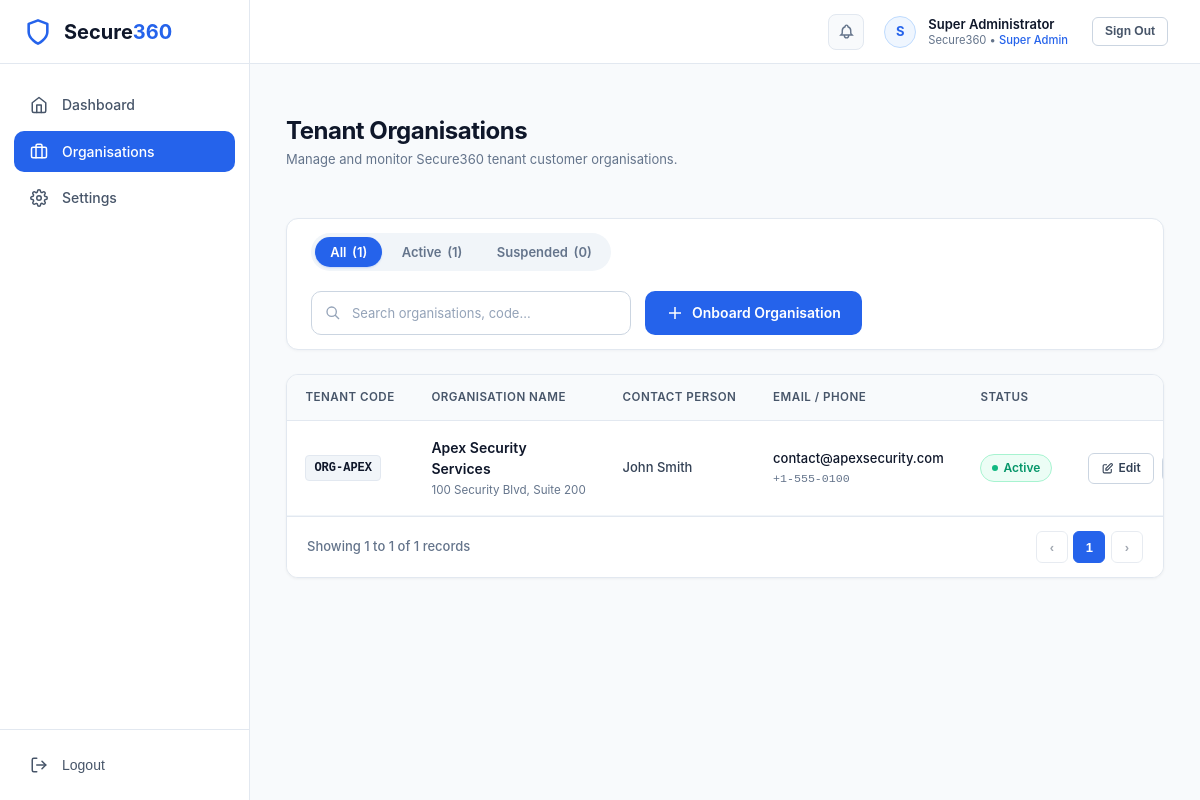
Page /superadmin/organisations (signed in) on the committed database.
### tables this page shows
CREATE TABLE `organizations` (
  `id` bigint unsigned NOT NULL AUTO_INCREMENT,
  `organization_code` varchar(40) NOT NULL,
  `name` varchar(150) NOT NULL,
  `contact_person` varchar(150) DEFAULT NULL,
  `email` varchar(190) DEFAULT NULL,
  `phone` varchar(30) DEFAULT NULL,
  `address` text,
  `status` tinyint NOT NULL DEFAULT '0' COMMENT '0=active, 1=inactive, 2=deleted',
  `created_at` datetime NOT NULL DEFAULT CURRENT_TIMESTAMP,
  `updated_at` datetime NOT NULL DEFAULT CURRENT_TIMESTAMP ON UPDATE CURRENT_TIMESTAMP,
  `created_by` bigint unsigned DEFAULT NULL,
  `updated_by` bigint unsigned DEFAULT NULL,
  `deleted_at` datetime DEFAULT NULL,
  PRIMARY KEY (`id`),
  UNIQUE KEY `uq_organizations_code` (`organization_code`),
  KEY `idx_organizations_status` (`status`),
  KEY `idx_organizations_deleted_at` (`deleted_at`)
);

### resources/views/superadmin/organisations/index.php (the view, shortened to what the rows shown need)
<?php
$organizations = $organizations ?? [];
$totalCount = count($organizations);
$activeCount = 0;
$suspendedCount = 0;
foreach ($organizations as $org) {
    if ((int)($org['status'] ?? 0) === 0) {
        $activeCount++;
    } else {
        $suspendedCount++;
    }
}
?>
<div class="page-container">
    <div class="page-header" style="margin-bottom: 1.5rem;">
        <div>
            <h1 class="page-header-title">Tenant Organisations</h1>
            <p style="font-size: 0.8125rem; color: #64748b; margin-top: 0.25rem;">Manage and monitor Secure360 tenant customer organisations.</p>
        </div>
    </div>
    <div class="toolbar-card">
        <div class="toolbar-left">
            <div class="filter-tabs" id="orgFilterTabs">
                <button type="button" class="filter-tab active" data-status="all" onclick="selectStatusFilter('all')">
                    All <span class="tab-count">(<span id="countAll"><?= $totalCount ?></span>)</span>
                </button>
                <button type="button" class="filter-tab" data-status="0" onclick="selectStatusFilter('0')">
                    Active <span class="tab-count">(<span id="countActive"><?= $activeCount ?></span>)</span>
                </button>
                <button type="button" class="filter-tab" data-status="1" onclick="selectStatusFilter('1')">
                    Suspended <span class="tab-count">(<span id="countSuspended"><?= $suspendedCount ?></span>)</span>
                </button>
            </div>
        </div>
        <div class="toolbar-actions" style="display: flex; align-items: center; gap: 0.875rem; flex-wrap: wrap;">
            <div class="toolbar-search" style="margin: 0; display: flex; align-items: center; gap: 0.5rem;">
                <div class="input-icon-wrapper" style="width: 320px;">
                    <input type="text" id="orgSearchInput" class="form-control" placeholder="Search organisations, code..." oninput="handleFilterChange()">
                </div>
            </div>
            <a href="<?= url('/superadmin/organisations/create') ?>" class="btn btn-primary" style="height: 44px; padding: 0 1.25rem; border-radius: 10px; white-space: nowrap; display: inline-flex; align-items: center; gap: 0.5rem; text-decoration: none; font-weight: 600;">
                <svg width="18" height="18" fill="none" stroke="currentColor" stroke-width="2" viewBox="0 0 24 24"><path d="M12 4v16m8-8H4"/></svg>
                <span>Onboard Organisation</span>
            </a>
        </div>
    </div>
    <div class="sa-table-card">
        <div class="sa-table-responsive">
            <table class="sa-orgs-table" id="orgsTable">
                <thead>
                    <tr>
                        <th>Tenant Code</th>
                        <th>Organisation Name</th>
                        <th>Contact Person</th>
                        <th>Email / Phone</th>
                        <th>Status</th>
                        <th style="text-align: right;">Actions</th>
                    </tr>
                </thead>
                <tbody id="orgsTableBody">
                    <?php if (empty($organizations)): ?>
                        <tr>
                            <td colspan="6">
                                <div class="sa-empty-box">
                                    <div class="sa-empty-icon">
                                        <svg width="24" height="24" fill="none" stroke="currentColor" stroke-width="1.5" viewBox="0 0 24 24"><rect x="2" y="7" width="20" height="14" rx="2" ry="2"/><path d="M16 21V5a2 2 0 0 0-2-2h-4a2 2 0 0 0-2 2v16"/></svg>
                                    </div>
                                    <div style="font-size: 0.9375rem; font-weight: 600; color: #0f172a;">No organisations registered yet</div>
                                    <div style="font-size: 0.8125rem; color: #64748b; margin-top: 0.25rem;">
                                        Click "Onboard Organisation" above to provision your first customer tenant agency.
                                    </div>
                                </div>
                            </td>
                        </tr>
                    <?php else: ?>
                        <?php foreach ($organizations as $org): ?>
                            <?php
                                $status = (int)($org['status'] ?? 0);
                                $statusText = $status === 0 ? '0' : '1';
                            ?>
                            <tr class="org-row"
                                data-status="<?= e($statusText) ?>"
                                data-search="<?= e(strtolower(($org['organization_code'] ?? '') . ' ' . ($org['name'] ?? '') . ' ' . ($org['contact_person'] ?? '') . ' ' . ($org['email'] ?? '') . ' ' . ($org['phone'] ?? '') . ' ' . ($org['address'] ?? ''))) ?>">
                                <td>
                                    <span class="sa-org-code"><?= e($org['organization_code'] ?? 'ORG') ?></span>
                                </td>
                                <td>
                                    <div style="font-weight: 600; color: #0f172a; font-size: 0.875rem;"><?= e($org['name'] ?? '—') ?></div>
                                    <?php if (!empty($org['address'])): ?>
                                        <div style="font-size: 0.725rem; color: #64748b; margin-top: 0.15rem; max-width: 280px; white-space: nowrap; overflow: hidden; text-overflow: ellipsis;">
                                            <?= e($org['address']) ?>
                                        </div>
                                    <?php endif; ?>
                                </td>
                                <td style="font-weight: 500; color: #334155;">
                                    <?= e($org['contact_person'] ?? '—') ?>
                                </td>
                                <td>
                                    <div style="color: #0f172a; font-weight: 500;"><?= e($org['email'] ?? '—') ?></div>
                                    <?php if (!empty($org['phone'])): ?>
                                        <div style="font-size: 0.725rem; color: #64748b; margin-top: 0.15rem; font-family: monospace;"><?= e($org['phone']) ?></div>
                                    <?php endif; ?>
                                </td>
                                <td>
                                    <?php if ($status === 0): ?>
                                        <span class="sa-status-badge active">
                                            <span style="width: 6px; height: 6px; border-radius: 50%; background: #10b981;"></span>
                                            Active
                                        </span>
                                    <?php endif; ?>
                                </td>
                                <td style="text-align: right; white-space: nowrap;">
                                    <div style="display: inline-flex; align-items: center; gap: 0.5rem;">
                                        <a href="<?= url('/superadmin/organisations/' . $org['id'] . '/edit') ?>" class="sa-btn-action" title="Edit Organisation Details">
                                            <svg width="13" height="13" fill="none" stroke="currentColor" stroke-width="2" viewBox="0 0 24 24"><path d="M11 5H6a2 2 0 00-2 2v11a2 2 0 002 2h11a2 2 0 002-2v-5m-1.414-9.414a2 2 0 112.828 2.828L11.828 15H9v-2.828l8.586-8.586z"/></svg>
                                            <span>Edit</span>
                                        </a>
                                    </div>
                                </td>
                            </tr>
                        <?php endforeach; ?>
                    <?php endif; ?>
                </tbody>
            </table>
        </div>
        <div class="table-footer-pagination" id="paginationFooter">
            <div class="pagination-info" id="paginationInfo">
            </div>
            <div class="pagination-controls" id="paginationControls">
            </div>
        </div>
    </div>
</div>

### app/Core/Router.php (shortened to what the rows shown need)
<?php
class Router
{
    private array $routes = [];
    private array $groupPrefixes = [];
    private array $groupMiddlewares = [];
    public function group(array $attributes, callable $callback): void
    {
        $previousPrefix = end($this->groupPrefixes) ?: '';
        $newPrefix = $previousPrefix . '/' . trim($attributes['prefix'] ?? '', '/');
        $this->groupPrefixes[] = $newPrefix;
        $previousMiddlewares = end($this->groupMiddlewares) ?: [];
        $newMiddlewares = array_merge($previousMiddlewares, $attributes['middleware'] ?? []);
        $this->groupMiddlewares[] = $newMiddlewares;
        array_pop($this->groupPrefixes);
        array_pop($this->groupMiddlewares);
    }
    private function addRoute(string $method, string $uri, array|callable $action, array $middlewares = []): self
    {
        $currentPrefix = end($this->groupPrefixes) ?: '';
        $fullUri = rtrim($currentPrefix, '/') . '/' . ltrim($uri, '/');
        $fullUri = '/' . trim($fullUri, '/');
        if ($fullUri !== '/') {
            $fullUri = rtrim($fullUri, '/');
        }
        $groupMiddlewares = end($this->groupMiddlewares) ?: [];
        $mergedMiddlewares = array_merge($groupMiddlewares, $middlewares);
        $this->routes[] = [
            'method' => $method,
            'uri' => $fullUri,
            'action' => $action,
            'middlewares' => $mergedMiddlewares,
            'regex' => $this->compileRegex($fullUri),
        ];
        return $this;
    }
    private function compileRegex(string $uri): string
    {
        $pattern = preg_replace('/\{([a-zA-Z0-9_]+)\}/', '(?P<$1>[^/]+)', $uri);
        return '#^' . $pattern . '$#';
    }
    public function dispatch(Request $request, Response $response): void
    {
        $requestMethod = $request->getMethod();
        $requestUri = rtrim($request->getUri(), '/');
        foreach ($this->routes as $route) {
            if ($route['method'] !== $requestMethod) {
                continue;
            }
            if (preg_match($route['regex'], $requestUri, $matches)) {
                $params = array_filter($matches, fn($key) => !is_numeric($key), ARRAY_FILTER_USE_KEY);
                $this->executeAction($route['action'], $request, $response, $params);
                return;
            }
        }
    }
    private function executeAction(array|callable $action, Request $request, Response $response, array $params): void
    {
        if (is_array($action) && count($action) === 2) {
            [$controllerClass, $method] = $action;
            if (class_exists($controllerClass)) {
                $controller = new $controllerClass($request, $response);
                if (method_exists($controller, $method)) {
                    call_user_func_array([$controller, $method], [$request, $response, $params]);
                    return;
                }
            }
        }
    }
}

### rows in the picture
organizations: organization_code "ORG-APEX", name "Apex Security Services", address "100 Security Blvd, Suite 200", contact_person "John Smith", email "contact@apexsecurity.com", phone "+1-555-0100", status 0 (drawn)

### other values in the picture
$totalCount "1"
$activeCount "1"
$suspendedCount "0"
